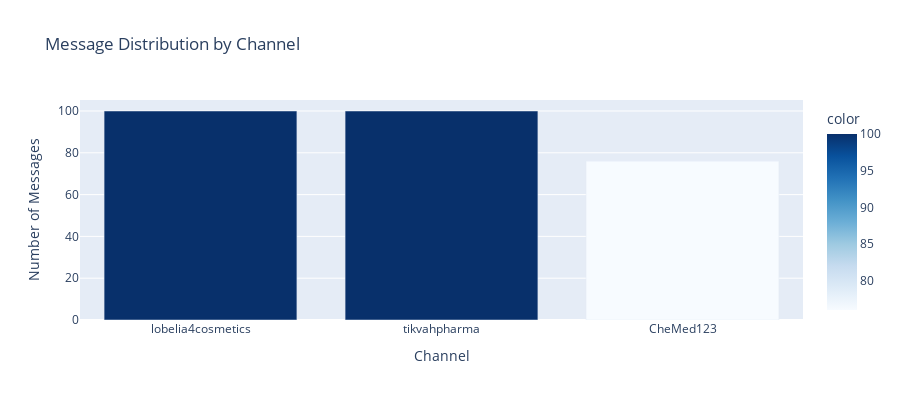

Write notebook code for a chart like this one.
### Markdown cell above
## 5. Channel Statistics

Analyze message distribution and activity across channels.

### Code cell
# Messages per channel
channel_col = 'channel_name' if 'channel_name' in df.columns else 'channel'
channel_stats = df[channel_col].value_counts()

print("Messages per Channel:")
print("="*50)
for channel, count in channel_stats.items():
    print(f"{channel}: {count} messages")

# Visualize channel distribution
fig = px.bar(
    x=channel_stats.index,
    y=channel_stats.values,
    title="Message Distribution by Channel",
    labels={'x': 'Channel', 'y': 'Number of Messages'},
    color=channel_stats.values,
    color_continuous_scale='Blues'
)
fig.update_layout(showlegend=False, height=400)
fig.show()

### Figure 1 — Plotly figure (JSON) as saved in the notebook; plotly's stock layout.template omitted (floating-point values rounded to 4 significant figures)
{"data": [{"hovertemplate": "Channel=%{x}<br>Number of Messages=%{y}<br>color=%{marker.color}<extra></extra>", "legendgroup": "", "marker": {"color": [100, 100, 76], "coloraxis": "coloraxis", "pattern": {"shape": ""}}, "name": "", "orientation": "v", "showlegend": false, "textposition": "auto", "type": "bar", "x": ["lobelia4cosmetics", "tikvahpharma", "CheMed123"], "xaxis": "x", "y": [100, 100, 76], "yaxis": "y"}], "layout": {"barmode": "relative", "coloraxis": {"colorbar": {"title": {"text": "color"}}, "colorscale": [[0, "rgb(247,251,255)"], [0.125, "rgb(222,235,247)"], [0.25, "rgb(198,219,239)"], [0.375, "rgb(158,202,225)"], [0.5, "rgb(107,174,214)"], [0.625, "rgb(66,146,198)"], [0.75, "rgb(33,113,181)"], [0.875, "rgb(8,81,156)"], [1, "rgb(8,48,107)"]]}, "height": 400, "legend": {"tracegroupgap": 0}, "showlegend": false, "title": {"text": "Message Distribution by Channel"}, "xaxis": {"anchor": "y", "domain": [0, 1], "title": {"text": "Channel"}}, "yaxis": {"anchor": "x", "domain": [0, 1], "title": {"text": "Number of Messages"}}}}
